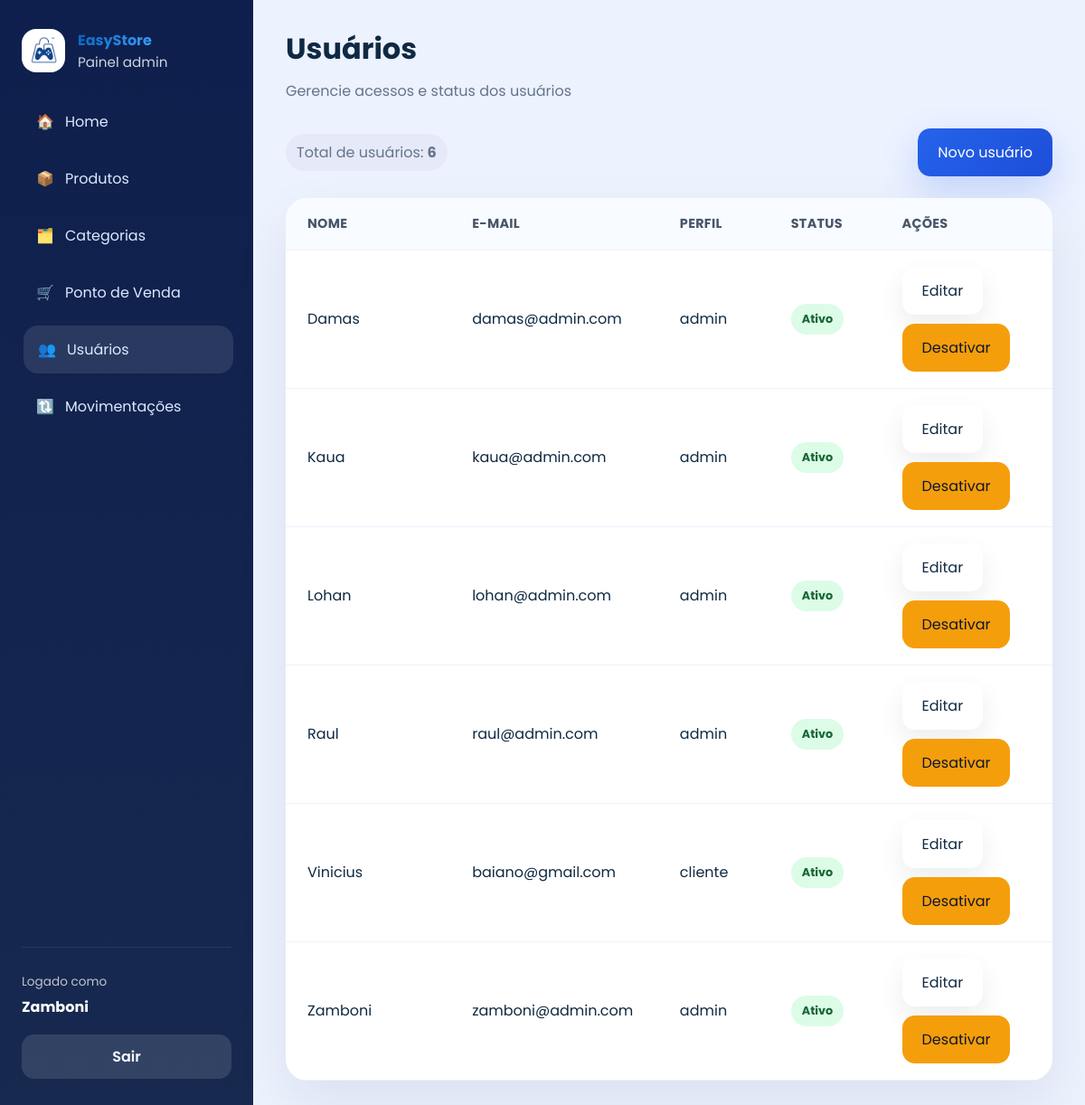
/usuarios/ (signed in), run on the app's committed database.
### app/models/usuario.py (models this page shows)
class Usuario(Base):
    __tablename__ = "usuarios"
    id = Column(Integer, primary_key=True, autoincrement=True)
    nome = Column(String(167), nullable=False)
    email = Column(String(167), unique=True, index=True, nullable=False)
    senha_hash = Column(String(255), nullable=False)
    role = Column(String(20), nullable=False, default="operador")
    ativo = Column(Boolean, default=True)
    criado_em = Column(DateTime, server_default=func.now())
    xp_total = Column(Integer, nullable=False, default=0)
    nivel = Column(Integer, nullable=False, default=1)
    moedas_resgate = Column(Integer, nullable=False, default=0)
    cliente_perfil = relationship(
        "Cliente",
        back_populates="usuario",
        uselist=False,
    )

### app/controllers/admin_controller.py (the view)
@router.get("/")
def listar_usuarios(request: Request, db: Session = Depends(get_db), admin = Depends(get_admin)):
    usuarios = db.query(Usuario).order_by(Usuario.nome).all()
    return templates.TemplateResponse(
        request,
        "admin/usuarios.html",
        {
            "request": request,
            "usuario": admin,
            "usuarios": usuarios,
            "page_title": "Usuários",
            "page_subtitle": "Gerencie acessos e status dos usuários",
            "css_path": "css/cadastros.css",
            "active": "usuarios",
        }
    )

### app/templates/admin/usuarios.html
{% extends "admin/base.html" %}
{% block content %}
<div class="table-actions">
  <div class="detail-pill">Total de usuários: <strong>{{ usuarios|length }}</strong></div>
  <a href="/usuarios/novo" class="btn btn-primary">Novo usuário</a>
</div>
<div class="table-card users-table">
  <div class="table-row header">
    <div>Nome</div>
    <div>E-mail</div>
    <div>Perfil</div>
    <div>Status</div>
    <div>Ações</div>
  </div>
  {% for usuario in usuarios %}
  <div class="table-row">
    <div>{{ usuario.nome }}</div>
    <div>{{ usuario.email }}</div>
    <div>{{ usuario.role }}</div>
    <div><span class="status-badge {% if usuario.ativo %}active{% else %}inactive{% endif %}">{{ 'Ativo' if usuario.ativo else 'Inativo' }}</span></div>
    <div class="actions">
      <a href="/usuarios/{{ usuario.id }}/editar" class="btn btn-secondary">Editar</a>
      <form action="/usuarios/{{ usuario.id }}/toggle-ativo" method="post"><button type="submit" class="btn btn-warning">{% if usuario.ativo %}Desativar{% else %}Ativar{% endif %}</button></form>
    </div>
  </div>
  {% endfor %}
</div>
{% endblock %}

### app/templates/admin/base.html (shortened to what this page needs)
<!DOCTYPE html>
<html lang="pt-br">
<head>
  <link rel="stylesheet" href="{{ request.url_for('static', path='css/admin.css') }}">
  {% if css_path and css_path != 'css/admin.css' %}
  <link rel="stylesheet" href="{{ request.url_for('static', path=css_path) }}?v=4">
  {% endif %}
</head>
<body>
  <div class="admin-layout">
    <aside class="sidebar">
      <div class="brand-block">
        <img src="{{ request.url_for('static', path='img/logo.png') }}" alt="EasyStore" class="brand-logo">
        <div>
          <strong>EasyStore</strong>
          <span>Painel admin</span>
        </div>
      </div>
      <nav class="sidebar-nav">
        <a href="/admin" class="{% if active == 'home' %}active{% endif %}"><span>🏠</span>Home</a>
        <a href="/produtos" class="{% if active == 'produtos' %}active{% endif %}"><span>📦</span>Produtos</a>
        <a href="/categorias" class="{% if active == 'categorias' %}active{% endif %}"><span>🗂️</span>Categorias</a>
        <a href="/admin/pos" class="{% if active == 'pos' %}active{% endif %}"><span>🛒</span>Ponto de Venda</a>
        <a href="/usuarios" class="{% if active == 'usuarios' %}active{% endif %}"><span>👥</span>Usuários</a>
        <a href="/movimentacoes" class="{% if active == 'movimentacoes' %}active{% endif %}"><span>🔃</span>Movimentações</a>
      </nav>
      <div class="sidebar-footer">
        <div class="profile-card">
          {% set logged_name = usuario.nome if usuario and usuario.nome else usuario.get('nome', usuario.get('sub', 'Usuário')) if usuario else 'Usuário' %}
          <span>Logado como</span>
          <strong>{{ logged_name }}</strong>
        </div>
        <a href="/auth/logout" class="logout-btn">Sair</a>
      </div>
    </aside>
    <main class="admin-content">
      <header class="topbar">
        <div>
          <h1>{{ page_title }}</h1>
          {% if page_subtitle %}
          <p class="subtitle">{{ page_subtitle }}</p>
          {% endif %}
        </div>
      </header>
      <section class="page-body">
        {% block content %}{% endblock %}
      </section>
    </main>
  </div>
</body>
</html>

### app/static/css/admin.css (style rules this page uses)
:root { --bg: #edf2ff; --surface: #ffffff; --surface-soft: #f8fafc; --text: #102a43; --muted: #64748b; --primary: #2563eb; --primary-dark: #1d4ed8; --success: #16a34a; --warning: #f59e0b; --danger: #dc2626; --radius: 24px; --shadow: 0 24px 60px rgba(15, 23, 42, 0.08); --transition: 0.25s ease; --color-dark: #0262bd; --color-primary: #3fa1fc; }
* { box-sizing: border-box; margin: 0; padding: 0; }
html, body { min-height: 100%; background: var(--bg); color: var(--text); font-family: 'Poppins', sans-serif; }
body { overflow-x: hidden; }
a { color: inherit; text-decoration: none; }
button { cursor: pointer; font: inherit; }
.admin-layout { display: grid; grid-template-columns: 280px 1fr; min-height: 100vh; }
.sidebar { background: linear-gradient(180deg, #0e1f4d 0%, #17294f 100%); display: flex; flex-direction: column; gap: 28px; padding: 32px 24px; }
.brand-block { align-items: center; display: flex; gap: 14px; }
.brand-logo { background: #ffffff; border-radius: 16px; height: 48px; object-fit: contain; padding: 8px; width: 48px; }
.brand-block strong { background: linear-gradient(135deg, var(--color-dark) 0%, var(--color-primary) 100%); background-clip: text; -webkit-background-clip: text; -webkit-text-fill-color: transparent; }
.brand-block span { color: #cbd5e1; display: block; font-size: 0.95rem; }
.sidebar-nav { display: grid; gap: 10px; }
.sidebar-nav a { align-items: center; border-radius: 16px; color: #dbeafe; display: flex; gap: 12px; padding: 14px 16px; transition: background var(--transition), transform var(--transition); }
.sidebar-nav a:hover, .sidebar-nav a.active { background: rgba(255, 255, 255, 0.1); transform: translateX(2px); }
.sidebar-nav span { font-size: 1rem; width: 20px; }
.sidebar-footer { border-top: 1px solid rgba(255, 255, 255, 0.08); display: flex; flex-direction: column; gap: 18px; margin-top: auto; padding-top: 24px; }
.profile-card span { color: rgba(255, 255, 255, 0.72); font-size: 0.85rem; }
.profile-card strong { color: #ffffff; display: block; margin-top: 4px; }
.logout-btn { background: rgba(255, 255, 255, 0.12); border-radius: 14px; color: #f8fafc; font-weight: 600; padding: 12px 14px; text-align: center; }
.admin-content { padding: 30px 36px; }
.topbar { align-items: flex-start; display: flex; gap: 18px; justify-content: space-between; margin-bottom: 28px; }
.topbar h1 { font-size: 2rem; }
.subtitle { color: var(--muted); line-height: 1.6; margin-top: 10px; }
.page-body { display: grid; gap: 24px; }
.btn { align-items: center; border: none; border-radius: 14px; display: inline-flex; justify-content: center; padding: 14px 22px; transition: transform var(--transition), box-shadow var(--transition); }
.btn-primary { background: linear-gradient(135deg, var(--primary), var(--primary-dark)); box-shadow: 0 16px 40px rgba(37, 99, 235, 0.22); color: #ffffff; }
.btn-secondary { background: var(--surface); box-shadow: 0 12px 28px rgba(15, 23, 42, 0.08); color: var(--text); }
.btn-warning { background: var(--warning); color: #0f172a; }
.card, .table-card, .form-card { background: var(--surface); border-radius: var(--radius); box-shadow: var(--shadow); }
.table-card { overflow: hidden; }
.table-row { align-items: center; border-bottom: 1px solid #eef2ff; display: grid; gap: 16px; padding: 18px 24px; }
.table-row.header { background: #f8fbff; color: #475569; font-size: 0.9rem; font-weight: 700; letter-spacing: 0.02em; text-transform: uppercase; }
.actions { display: flex; flex-wrap: wrap; gap: 10px; }
.status-badge { border-radius: 999px; display: inline-flex; font-size: 0.8rem; font-weight: 700; padding: 8px 12px; }
.status-badge.active, .status-badge.entrada { background: #dcfce7; color: #166534; }
.page-actions, .table-actions { align-items: center; display: flex; flex-wrap: wrap; gap: 16px; justify-content: space-between; }
.detail-pill { background: rgba(15, 23, 42, 0.03); border-radius: 999px; color: var(--muted); padding: 8px 12px; }

### app/static/css/cadastros.css (style rules this page uses)
.users-table .table-row { grid-template-columns: 1.4fr 1.8fr 0.9fr 0.9fr 1.2fr; }

### data on the page
Usuario: nome "Zamboni", email "zamboni@admin.com", role "admin", ativo "Ativo", shows "Desativar"
Usuario: nome "Damas", email "damas@admin.com", role "admin", ativo "Ativo", shows "Desativar"
Usuario: nome "Kaua", email "kaua@admin.com", role "admin", ativo "Ativo", shows "Desativar"
Usuario: nome "Lohan", email "lohan@admin.com", role "admin", ativo "Ativo", shows "Desativar"
Usuario: nome "Raul", email "raul@admin.com", role "admin", ativo "Ativo", shows "Desativar"
Usuario: nome "Vinicius", email "baiano@gmail.com", role "cliente", ativo "Ativo", shows "Desativar"

### other printed values
{{ page_title }} "Usuários"
{{ page_subtitle }} "Gerencie acessos e status dos usuários"
{{ usuarios|length }} "6"
